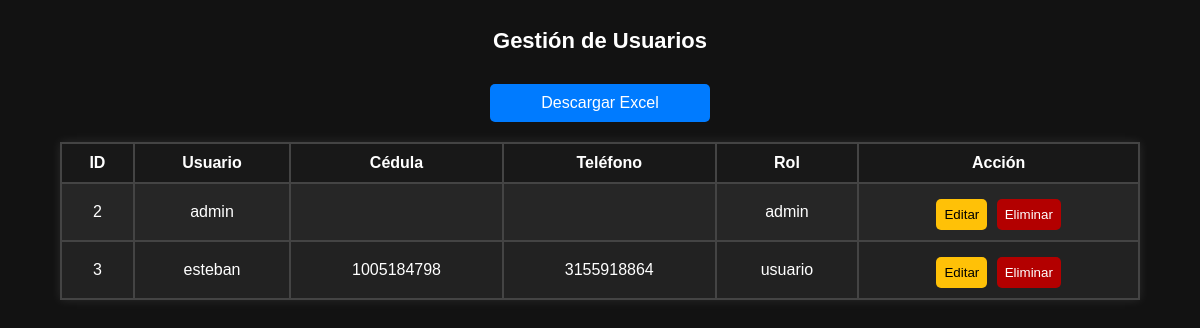
Screenshot of /page/admin/usuarios.php with the database file from the repository.
### tables this page shows
CREATE TABLE `usuarios` (
  `id` int(11) NOT NULL,
  `usuario` varchar(50) NOT NULL,
  `cedula` varchar(20) NOT NULL,
  `telefono` varchar(20) NOT NULL,
  `contraseña` varbinary(255) NOT NULL,
  `rol` enum('admin','usuario') NOT NULL DEFAULT 'usuario'
);

### page/admin/usuarios.php (the view, shortened to what this page needs)
<?php
include '../../login/conexion.php';
$resultadoUsuarios = $conexion->query("SELECT id, usuario, cedula, telefono, rol FROM usuarios");
?>
<!DOCTYPE html>
<html lang="es">
<head>
    <link rel="stylesheet" href="../../assets/css/admin_division.css">
</head>
<body>
<h2>Gestión de Usuarios</h2>
<p style="text-align:center;">
  <a href="descargar_usuarios.php" class="download-btn">Descargar Excel</a>
</p>
<table class="styled-table">
  <tr>
    <th>ID</th>
    <th>Usuario</th>
    <th>Cédula</th>
    <th>Teléfono</th>
    <th>Rol</th>
    <th>Acción</th>
  </tr>
  <?php while ($fila = $resultadoUsuarios->fetch_assoc()) { ?>
    <tr>
      <td><?= $fila['id'] ?></td>
      <td><?= htmlspecialchars($fila['usuario'], ENT_QUOTES, 'UTF-8') ?></td>
      <td><?= htmlspecialchars($fila['cedula'], ENT_QUOTES, 'UTF-8') ?></td>
      <td><?= htmlspecialchars($fila['telefono'], ENT_QUOTES, 'UTF-8') ?></td>
      <td><?= htmlspecialchars($fila['rol'], ENT_QUOTES, 'UTF-8') ?></td>
      <td>
        <form method="POST" action="editar_usuario.php" style="display:inline-block;">
          <button type="submit" name="editar_usuario" class="edit-btn">Editar</button>
        </form>
        <form method="POST" onsubmit="return confirm('¿Estás seguro de eliminar este usuario?');" style="display:inline-block;">
          <button type="submit" name="eliminar_usuario" class="delete-btn">Eliminar</button>
        </form>
      </td>
    </tr>
  <?php } ?>
</table>
</body>
</html>

### assets/css/admin_division.css (style rules this page uses)
body { font-family: Arial, sans-serif; background: #121212; color: #ddd; margin: 0; }
h2 { color: white; text-align: center; font-size: 22px; padding: 10px; }
.styled-table { width: 90%; border-collapse: collapse; margin: 20px auto; box-shadow: 0px 0px 10px rgba(255, 255, 255, 0.1); background: #222; }
.styled-table th, .styled-table td { border: 2px solid #444; padding: 10px; text-align: center; color: white; }
.styled-table th { background: #181818; font-weight: bold; }
.styled-table tr:nth-child(even) { background: #262626; }
.delete-btn { background: #b30000; color: white; padding: 8px; border: none; cursor: pointer; border-radius: 5px; }

### page/admin/usuarios.php (style rules this page uses)
.delete-btn { background: #b30000; color: white; padding: 8px; border: none; cursor: pointer; border-radius: 5px; margin-top: 5px; }
.edit-btn { background: #ffc107; color: black; padding: 8px; border: none; cursor: pointer; border-radius: 5px; margin-top: 5px; margin-right: 5px; }
.download-btn { display: block; width: 200px; margin: 20px auto; padding: 10px; background: #007bff; color: white; text-align: center; border-radius: 5px; font-size: 1rem; text-decoration: none; }
.styled-table { width: 90%; margin: 20px auto; border-collapse: collapse; background: #222; box-shadow: 0 0 10px rgba(255,255,255,0.1); }
.styled-table th, .styled-table td { border: 2px solid #444; padding: 10px; text-align: center; color: white; }
.styled-table th { background: #181818; font-weight: bold; }
.styled-table tr:nth-child(even) { background: #262626; }

### rows the page displays
usuarios: id "2", usuario "admin", rol "admin"
usuarios: id "3", usuario "esteban", cedula "1005184798", telefono "3155918864", rol "usuario"
